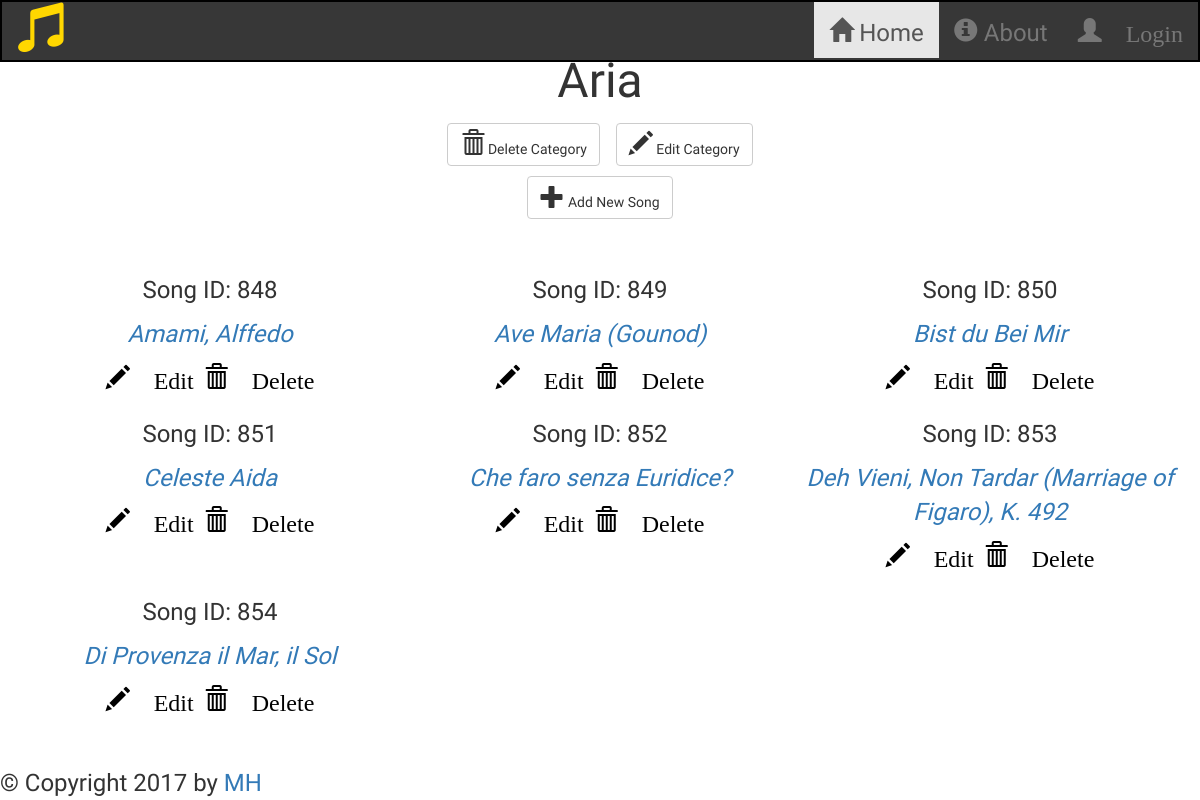
The app's page /categories/Aria/71 with its own data.
### songsdb_setup.py (models this page shows, shortened)
class Song(Base):
    __tablename__ = 'allsongs'
    id = Column(Integer, primary_key=True)
    name = Column(String, nullable=False)
    key = Column(String, nullable=False)
    year = Column(Integer, nullable=False)
    composer = Column(String, nullable=False)
    bpm = Column(Integer, nullable=False)
    timesig = Column(String, nullable=False)
    category_id = Column(Integer, ForeignKey('category.id'))
    category = relationship(Category)
    user_id = Column(Integer, ForeignKey('user.id'))
    user = relationship(User)

### application.py (the view)
@app.route('/categories/<path:category>/<int:category_id>')
def showCategorySongs(category, category_id):
    songs = session.query(Song).filter(Song.category_id == category_id).all()
    if 'username' not in login_session:
        return render_template('publicsongs.html', songs=songs,
                               category=category,
                               category_id=category_id)
    else:
        return render_template('categorysongs.html', songs=songs,
                               category=category,
                               category_id=category_id)

### templates/publicsongs.html (shortened to what this page needs)
{% extends "main.html" %} {% block content %}
<div>
    <div>
        <h1 class='text-center'>{{ category }}</h1>
        <div class="row">
            <div class="col-lg-4 col-lg-offset-4 text-center">
                <a href="{{url_for('deleteCategory', category = category, category_id = category_id) }}">
                    <button class="btn btn-default delete" id="delete-category">
                        <span class="glyphicon glyphicon-trash"></span>  Delete Category
                    </button>
                </a>
                <a href="{{url_for('editCategory', category = category) }}">
                    <button class="btn btn-default delete" id="edit-category">
                        <span class="glyphicon glyphicon-pencil"></span>  Edit Category
                    </button>
                </a>
                <a href="{{url_for('newSong', category = category, category_id = category_id) }}">
                    <button class="btn btn-default" id="add-song">
                        <span class="glyphicon glyphicon-plus"></span>  Add New Song
                    </button>
                </a>
            </div>
        </div>
    </div>
    <br>
    <div class='col-lg-12 text-center'>
        {% for i in songs %}
        <div class='col-lg-4 text-center' id="song-label">
            <span><p>Song ID: {{ i.id }}</p><span>
            <span><p><a href= "{{url_for('showSongInfo', category = category, category_id = category_id, song_id = i.id, name = i.name) }}"><i>{{i.name}}</i></a></p></span>
            <a href="{{url_for('editSong', category = category, name = i.name, song_id = i.id) }}">
                    <span class="glyphicon glyphicon-pencil" id="edit-song"> Edit</span>
            </a>
            <a href="{{url_for('deleteSong', category_id = category_id, song_id = i.id) }}">
                    <span class="glyphicon glyphicon-trash text-right" id="delete-song"> Delete</span>
            </a>
        </div>
        {% endfor %}
    </div>
</div>
{% endblock %}

### static/styles.css (style rules this page uses)
* { font-family: 'Neuton', serif, Arial, Sans-serif; font-size: 24px; }
h1 { font-size: 48px; }
#delete-song, #edit-song { margin: 2px; color: black; }
.btn { margin: 5px; }
#song-label { margin-top: 10px; padding: 5px; }

### records on screen
Song: id "848", name "Amami, Alffedo"
Song: id "849", name "Ave Maria (Gounod)"
Song: id "850", name "Bist du Bei Mir"
Song: id "851", name "Celeste Aida"
Song: id "852", name "Che faro senza Euridice?"
Song: id "853", name "Deh Vieni, Non Tardar (Marriage of Figaro), K. 492"
Song: id "854", name "Di Provenza il Mar, il Sol"

### other values on screen
{{ category }} "Aria"
